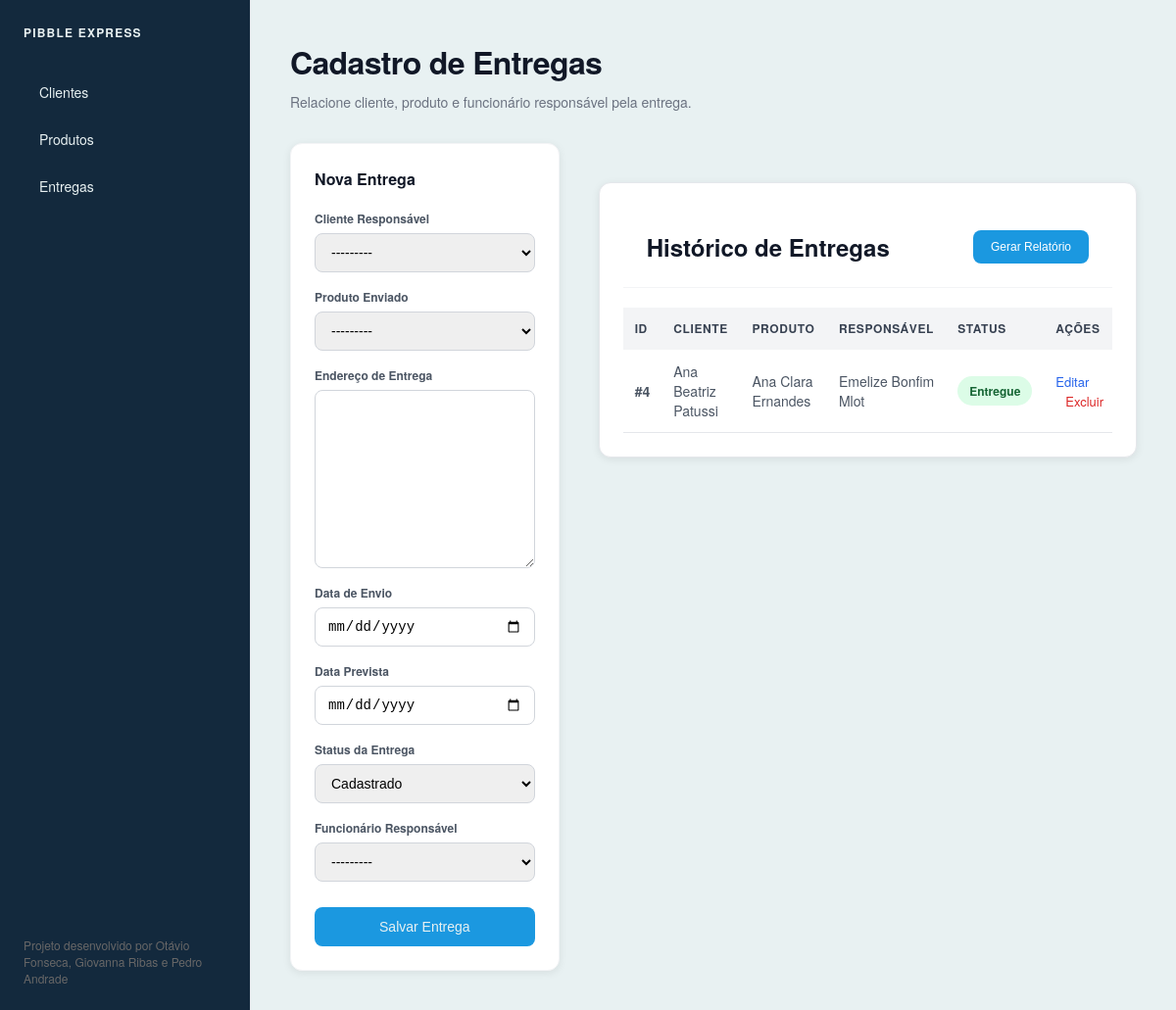
Page /entregas/ on the committed database.
### entregas/models.py (models this page shows, shortened)
class Entrega(models.Model):
    STATUS_CHOICES = [
        ('CADASTRADO', 'Cadastrado'),
        ('EM_TRANSITO', 'Em Trânsito'),
        ('ENTREGUE', 'Entregue'),
        ('CANCELADO', 'Cancelado'),
    ]
    cliente = models.ForeignKey(Cliente, on_delete=models.CASCADE, verbose_name="Cliente Responsável")
    produto = models.ForeignKey(Produto, on_delete=models.CASCADE, verbose_name="Produto Enviado")
    funcionario_responsavel = models.ForeignKey(Funcionario, on_delete=models.SET_NULL, null=True, verbose_name="Funcionário Responsável")
    endereco_entrega = models.TextField(verbose_name="Endereço de Entrega")
    data_envio = models.DateField(verbose_name="Data de Envio")
    data_prevista = models.DateField(verbose_name="Data Prevista")
    status_entrega = models.CharField(max_length=20, choices=STATUS_CHOICES, default='CADASTRADO', verbose_name="Status da Entrega")

### clientes/models.py (models this page shows)
class Cliente(models.Model):
    nome_completo = models.CharField(max_length=255, verbose_name="Nome Completo")
    cpf_cnpj = models.CharField(max_length=18, unique=True, verbose_name="CPF/CNPJ")
    telefone = models.CharField(max_length=20, verbose_name="Telefone")
    email = models.EmailField(unique=True, verbose_name="E-mail")
    endereco = models.TextField(verbose_name="Endereço")
    def __str__(self):
        return self.nome_completo

### produtos/models.py (models this page shows)
class Produto(models.Model):
    nome_produto = models.CharField(max_length=255, verbose_name="Nome do Produto")
    descricao = models.TextField(blank=True, null=True, verbose_name="Descrição")
    peso = models.DecimalField(max_digits=6, decimal_places=2, verbose_name="Peso (kg)")
    quantidade_estoque = models.IntegerField(default=0, verbose_name="Quantidade em Estoque")
    valor = models.DecimalField(max_digits=10, decimal_places=2, verbose_name="Valor (R$)")
    categoria = models.CharField(max_length=100, verbose_name="Categoria")
    def __str__(self):
        return self.nome_produto

### funcionarios/models.py (models this page shows)
class Funcionario(models.Model):
    TIPOS_USUARIO = (
        ('ADM', 'Administrador'),
        ('FUNC', 'Funcionário'),
    )
    nome_completo = models.CharField(max_length=255, verbose_name="Nome Completo")
    cpf = models.CharField(max_length=14, unique=True, verbose_name="CPF")
    cargo = models.CharField(max_length=100, verbose_name="Cargo")
    telefone = models.CharField(max_length=20, verbose_name="Telefone")
    email = models.EmailField(unique=True, verbose_name="E-mail")
    endereco = models.TextField(verbose_name="Endereço")
    data_contratacao = models.DateField(verbose_name="Data de Contratação")
    usuario = models.OneToOneField(
        User,
        on_delete=models.CASCADE,
        related_name='funcionario'
    )
    tipo_usuario = models.CharField(
        max_length=10,
        choices=TIPOS_USUARIO,
        default='FUNC',
        verbose_name='Tipo de Usuário'
    )
    def __str__(self):
        return self.nome_completo

### core/views.py (the view)
# urls.py: path("entregas/", views.entregas, name="entregas"),
def entregas(request):
    atualizar_status_entregas()
    form = EntregaForm(request.POST or None)
    if request.method == "POST" and form.is_valid():
        form.save()
        return redirect("entregas")
    context = {
        "form": form,
        "entregas": Entrega.objects.select_related(
            "cliente",
            "produto",
            "funcionario_responsavel",
        ).order_by("-id"),
    }
    return render(request, "entregas.html", context)

### entregas/forms.py
class EntregaForm(forms.ModelForm):
    class Meta:
        model = Entrega
        fields = [
            "cliente",
            "produto",
            "endereco_entrega",
            "data_envio",
            "data_prevista",
            "status_entrega",
            "funcionario_responsavel",
        ]
        widgets = {
            "data_envio": forms.DateInput(format="%Y-%m-%d", attrs={"type": "date"}),
            "data_prevista": forms.DateInput(format="%Y-%m-%d", attrs={"type": "date"}),
        }

### core/views.py (called while the page is built)
def atualizar_status_entregas():
    hoje = timezone.localdate()
    Entrega.objects.filter(
        status_entrega="CADASTRADO",
        data_envio__lte=hoje,
    ).update(status_entrega="EM_TRANSITO")

### templates/entregas.html (shortened to what this page needs)
{% extends 'base.html' %}
{% block content %}
<header>
    <h1 class="header-title">Cadastro de Entregas</h1>
    <p class="header-subtitle">
        Relacione cliente, produto e funcionário responsável pela entrega.
    </p>
</header>
<div class="mudar-layout-grid">
    <div class="card">
        <h2 class="form-title">
            {% if editando %}Editar Entrega{% else %}Nova Entrega{% endif %}
        </h2>
        <form method="POST" class="form-container">
            {% for field in form %}
            <div class="form-group">
                <label class="form-label">{{ field.label }}</label>
                {{ field }}
            </div>
            {% endfor %}
            <button type="submit" class="btn-submit">
                {% if editando %}Atualizar Entrega{% else %}Salvar Entrega{% endif %}
            </button>
        </form>
    </div>
    <section class="report-section">
        <div class="report-header">
            <h2>Histórico de Entregas</h2>
            <button onclick="window.print()" class="btn-print">
                Gerar Relatório
            </button>
        </div>
        <div class="table-container">
            <table class="data-table">
                <thead>
                    <tr>
                        <th>ID</th>
                        <th>Cliente</th>
                        <th>Produto</th>
                        <th>Responsável</th>
                        <th>Status</th>
                        <th>Ações</th>
                    </tr>
                </thead>
                <tbody>
                    {% for entrega in entregas %}
                    <tr>
                        <td class="delivery-id">#{{ entrega.id }}</td>
                        <td>{{ entrega.cliente.nome_completo }}</td>
                        <td>{{ entrega.produto.nome_produto }}</td>
                        <td>{{ entrega.funcionario_responsavel.nome_completo }}</td>
                        <td>
                            <span class="badge
                            {% if entrega.status_entrega == 'ENTREGUE' %}status-entregue
                            {% elif entrega.status_entrega == 'EM_TRANSITO' %}status-transito
                            {% else %}status-pendente{% endif %}">
                                {{ entrega.get_status_entrega_display }}
                            </span>
                        </td>
                        <td>
                            <a href="{% url 'editar_entrega' entrega.pk %}" class="edit-link">Editar</a>
                            <a
                                href="{% url 'deletar_entrega' entrega.pk %}"
                                class="delete-link"
                                onclick="return confirm('Deseja excluir esta entrega?')"
                            >
                                Excluir
                            </a>
                        </td>
                    </tr>
                    {% empty %}
                    <tr>
                        <td colspan="6" class="empty-message">
                            Nenhuma entrega cadastrada.
                        </td>
                    </tr>
                    {% endfor %}
                </tbody>
            </table>
        </div>
    </section>
</div>
{% endblock %}

### static/css/style.css (style rules this page uses)
* { margin: 0; padding: 0; box-sizing: border-box; }
body { font-family: 'Helvetica Neue', Helvetica, Arial, sans-serif; background-color: #E8F1F2; color: #111827; display: flex; height: 100vh; height: 100vh; overflow: hidden; }
.header-title { font-size: 24px; font-weight: 600; letter-spacing: -0.02em; margin-bottom: 4px; }
.header-subtitle { font-size: 14px; color: #6b7280; margin-bottom: 32px; }
.card { background-color: #ffffff; padding: 24px; border-radius: 12px; border: 1px solid #f3f4f6; }
.report-section { background-color: #ffffff; border-radius: 12px; border: 1px solid #e5e7eb; overflow: hidden; }
.report-header { padding: 24px; border-bottom: 1px solid #f3f4f6; display: flex; justify-content: space-between; align-items: center; }
.btn-print { padding: 8px 16px; background-color: #111827; color: #ffffff; font-size: 12px; font-weight: 500; border: none; border-radius: 8px; cursor: pointer; transition: background-color 0.2s; }
.table-container { overflow-x: auto; }
.data-table { width: 100%; border-collapse: collapse; text-align: left; font-size: 14px; }
.data-table th { background-color: #f9fafb; padding: 16px 24px; font-size: 12px; font-weight: 600; text-transform: uppercase; letter-spacing: 0.05em; color: #9ca3af; border-bottom: 1px solid #f3f4f6; }
.data-table td { padding: 16px 24px; color: #4b5563; border-bottom: 1px solid #f3f4f6; }
.badge { padding: 4px 10px; font-size: 12px; font-weight: 500; border-radius: 9999px; }
.status-entregue { background-color: #f0fdf4; color: #166534; }
.header-title { font-size: 32px; font-weight: bold; color: #111827; }
.header-subtitle { margin-top: 8px; color: #6b7280; }
.card { background: #ffffff; padding: 24px; border-radius: 12px; box-shadow: 0 2px 8px rgba(0, 0, 0, 0.08); }
.report-section { margin-top: 40px; background: #ffffff; padding: 24px; border-radius: 12px; box-shadow: 0 2px 8px rgba(0, 0, 0, 0.08); }
.report-header { display: flex; justify-content: space-between; align-items: center; margin-bottom: 20px; }
.btn-print { padding: 10px 18px; border: none; border-radius: 8px; background-color: #1B98E0; color: white; cursor: pointer; transition: 0.3s; }
.data-table { width: 100%; border-collapse: collapse; }
.data-table th { background-color: #f3f4f6; text-align: left; padding: 12px; color: #374151; }
.data-table td { padding: 12px; border-bottom: 1px solid #e5e7eb; }
.delivery-id { font-weight: 600; color: #111827; }
.badge { display: inline-block; padding: 6px 12px; border-radius: 20px; font-size: 12px; font-weight: 600; }
.status-entregue { background-color: #dcfce7; color: #166534; }
.mudar-layout-grid { display: grid; grid-template-columns: 1fr 2fr; gap: 40px; align-items: start; }
.form-title { font-size: 16px; font-weight: 600; margin-bottom: 20px; }
.form-container { display: flex; flex-direction: column; gap: 16px; }
.form-group { display: flex; flex-direction: column; gap: 6px; }
.form-label { font-size: 12px; font-weight: 600; color: #4b5563; }
.form-group input, .form-group select, .form-group textarea { width: 100%; padding: 10px 12px; border: 1px solid #d1d5db; border-radius: 8px; font-size: 14px; }
.btn-submit { width: 100%; padding: 12px; margin-top: 10px; border: none; border-radius: 8px; background-color: #1B98E0; color: #E8F1F2; font-size: 14px; cursor: pointer; transition: 0.3s; }
.delete-link { color: #dc2626; text-decoration: none; font-size: 13px; font-weight: 500; margin-left: 10px; }
.edit-link { color: #2563eb; text-decoration: none; font-size: 13px; font-weight: 500; }

### rows in the picture
Entrega: id "4", cliente.nome_completo "Ana Beatriz Patussi", produto.nome_produto "Ana Clara Ernandes", funcionario_responsavel.nome_completo "Emelize Bonfim Mlot", status_entrega "Entregue"

### other values in the picture
{{ field.label }} "Cliente Responsável" "Produto Enviado" "Endereço de Entrega" "Data de Envio" "Data Prevista" "Status da Entrega" "Funcionário Responsável"
